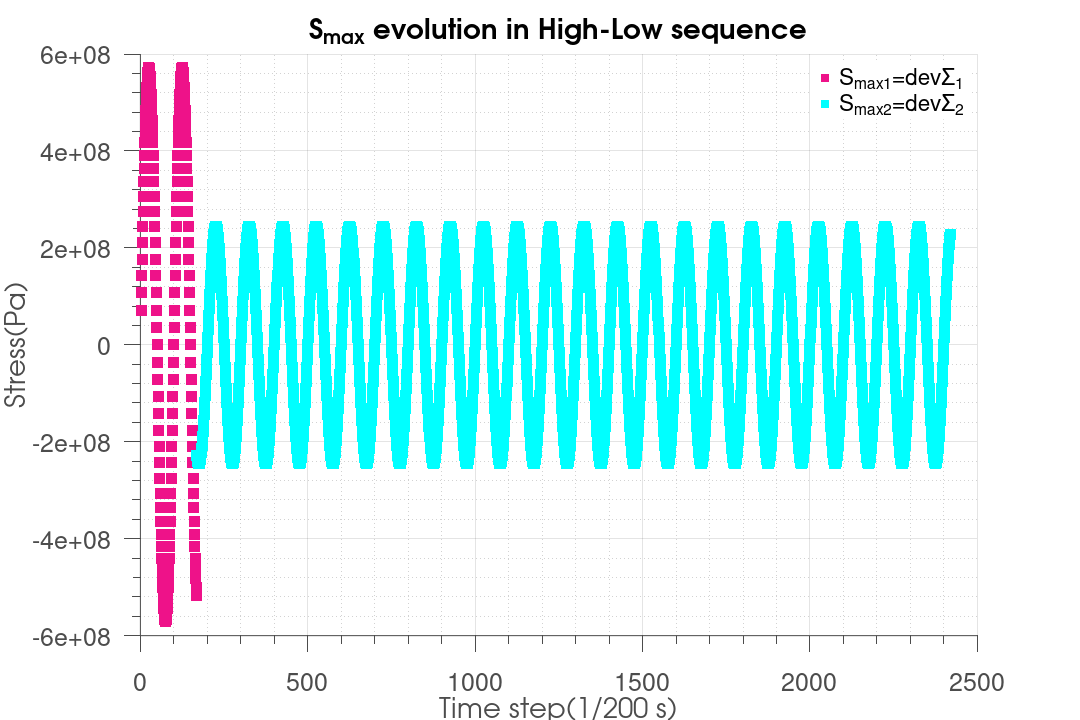
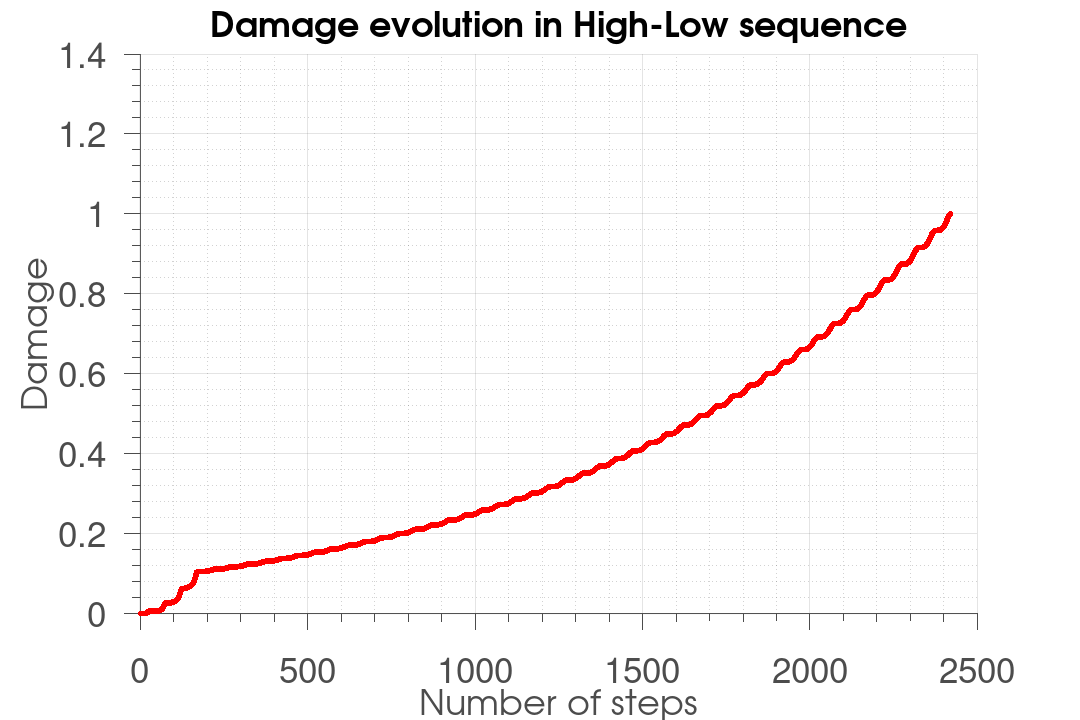

These charts were generated, in order, by the following MATLAB code:
% Program to get the Gauss-Legendre Quadrature results (Vectorized)
clear;clc;close all;

dbstop if error
format long e

[x]= [0.999305042	0.996340117	0.991013371	0.983336254	0.973326828	0.9610088	0.946411375	0.929569172	0.910522137...
    0.889315446	0.865999398	0.840629296	0.813265315	0.783972359	0.752819907	0.71988185	0.685236313	0.648965471...
    0.611155355	0.571895646	0.531279464	0.489403146	0.446366017	0.402270158	0.357220158	0.311322872	0.264687162...
    0.217423644	0.16964442	0.121462819	0.072993122	0.024350293	-0.024350293	-0.072993122	-0.121462819	-0.16964442...
    -0.217423644	-0.264687162	-0.311322872	-0.357220158	-0.402270158	-0.446366017	-0.489403146	-0.531279464...
    -0.571895646	-0.611155355	-0.648965471	-0.685236313	-0.71988185	-0.752819907	-0.783972359	-0.813265315...
    -0.840629296	-0.865999398	-0.889315446	-0.910522137	-0.929569172	-0.946411375	-0.9610088	-0.973326828...
    -0.983336254	-0.991013371	-0.996340117	-0.999305042];
[weight]=[0.001783281	0.004147033	0.006504458	0.00884676	0.011168139	0.013463048	0.01572603	0.017951716	0.020134823...
    0.022270174	0.024352703	0.02637747	0.028339673	0.030234657	0.032057928	0.033805162	0.035472213	0.037055129	0.038550153...
    0.039953741	0.041262563	0.042473515	0.043583725	0.044590558	0.045491628	0.046284797	0.046968183	0.047540166	0.047999389...
    0.048344762	0.048575467	0.048690957	0.048690957	0.048575467	0.048344762	0.047999389	0.047540166	0.046968183	0.046284797...
    0.045491628	0.044590558	0.043583725	0.042473515	0.041262563	0.039953741	0.038550153	0.037055129	0.035472213	0.033805162...
    0.032057928	0.030234657	0.028339673	0.02637747	0.024352703	0.022270174	0.020134823	0.017951716	0.01572603	0.013463048...
    0.011168139	0.00884676	0.006504458	0.004147033	0.001783281];
% [x]=xlsread('Gauss-Legendre Quadrature','Sheet1','b1:z1');
% [weight]=xlsread('Gauss-Legendre Quadrature','Sheet1','b2:z2');

E=191e9;               %Young's modulus
nu=0.38;                 %poisson's ratio
k=1e9;                  %hardening parameter
b=1.1;                      %weakening scales distribution exponent (between 1 and 2)
y=1080e6;            %macroscopic yield stress
sigu=1200e6;             %ultimite stress
load1=7e8;            %cyclic load
load2=3e8;            %cyclic load
stepnumber=100;        %devide one cycle in 200 parts
f=50;                            %frequency of load
steptime=1/f/stepnumber;
W0=7e5;             %dissipated energy to failure per unit volume
a=0.7;                  %sensitivity of sequence effect
%---------------------3 Numerical method-----------------------------
D= 1e-16; 
n=1;       %initial recording point
%---------------------to get the the first Sb-----------------------------

stress11=load1*sind(n*360/stepnumber);
m=1/3*sum(stress11+0+0);
dev1=[stress11 0 0 ;0 0 0 ;0 0 0 ]-m*diag([1,1,1]);
dev11=dev1(1,1); dev12=dev1(1,3); dev13=dev1(1,3);
dev21=dev1(2,1); dev22=dev1(2,2); dev23=dev1(2,3);
dev31=dev1(3,1); dev32=dev1(3,2); dev33=dev1(3,3);
Smax(1)=norm(dev1,'fro');
s= (x/2+1/2).^(1/(1-b)); %1*25

trial11=dev11; trial12=dev12; trial13=dev13;
trial21=dev21; trial22=dev22; trial23=dev23;
trial31=dev31; trial32=dev32; trial33=dev33;

normtrial(1)=norm([trial11, trial12, trial13; trial21, trial22, trial23;trial31, trial32, trial33],'fro');
yield=y;
eta=bsxfun(@minus,bsxfun(@times,normtrial(1)/yield,s),1); %compare normtrial with yield/s 
eta(eta<0)=0; %only keep normtrials which are larger than yield/s 

Sb11=bsxfun(@rdivide,trial11,bsxfun(@plus,eta,1));Sb12=bsxfun(@rdivide,trial12,bsxfun(@plus,eta,1));Sb13=bsxfun(@rdivide,trial13,bsxfun(@plus,eta,1));
Sb21=bsxfun(@rdivide,trial21,bsxfun(@plus,eta,1));Sb22=bsxfun(@rdivide,trial22,bsxfun(@plus,eta,1));Sb23=bsxfun(@rdivide,trial23,bsxfun(@plus,eta,1));
Sb31=bsxfun(@rdivide,trial31,bsxfun(@plus,eta,1));Sb32=bsxfun(@rdivide,trial32,bsxfun(@plus,eta,1));Sb33=bsxfun(@rdivide,trial33,bsxfun(@plus,eta,1));
%1*25 for each Sb element
Sbtensor=[Sb11; Sb12; Sb13; Sb21; Sb22; Sb23;Sb31; Sb32; Sb33];
normSb=sqrt(sum(Sbtensor.^2)); %sum(a) sums all the colume

% existsOnGPU(normSb)
Ws=(bsxfun(@minus,normtrial,bsxfun(@rdivide, yield,s))<=0).*...
    (0)+...
    (bsxfun(@minus,normtrial,bsxfun(@rdivide, yield,s))>0).*...
    ((E-k)*(1+nu)*(2*E*(E+k*nu))^-1*bsxfun(@times,weight,bsxfun(@rdivide,bsxfun(@times,bsxfun(@minus,normtrial,bsxfun(@rdivide, yield,s)),yield),s)));

W= sum(Ws);

sequence=((Smax*yield^-1)*(1-Smax*yield^-1)^-1)^b;
sequence(sequence<0)=0;
alp=1-a*sequence;
D(1)=D(1)+D(1)^alp*W/W0;
tic;
while D(n)<0.1
    stress11=load1*sind(n*360/stepnumber);
    m=1/3*sum(stress11+0+0);
    dev1=[stress11 0 0 ;0 0 0 ;0 0 0 ]-m*diag([1,1,1]);
    dev11=dev1(1,1); dev12=dev1(1,2); dev13=dev1(1,3);
    dev21=dev1(2,1); dev22=dev1(2,2); dev23=dev1(2,3);
    dev31=dev1(3,1); dev32=dev1(3,2); dev33=dev1(3,3);
        
    stress11=load1*sind((n+1)*360/stepnumber);
    m=1/3*sum(stress11+0+0);
    devn=[stress11 0 0;0 0 0;0 0 0]-m*diag([1,1,1]);
    dev11g=devn(1,1); dev12g=devn(1,2); dev13g=devn(1,3);
    dev21g=devn(2,1); dev22g=devn(2,2); dev23g=devn(2,3);
    dev31g=devn(3,1); dev32g=devn(3,2); dev33g=devn(3,3);
    Smax(n+1)=norm(devn,'fro');
    
    trial11=bsxfun(@plus,Sb11,(dev11g-dev11)); trial12=bsxfun(@plus,Sb12,(dev12g-dev12));trial13=bsxfun(@plus,Sb13,(dev13g-dev13));
    trial21=bsxfun(@plus,Sb21,(dev21g-dev21)); trial22=bsxfun(@plus,Sb22,(dev22g-dev22));trial23=bsxfun(@plus,Sb23,(dev23g-dev23));
    trial31=bsxfun(@plus,Sb31,(dev31g-dev31)); trial32=bsxfun(@plus,Sb32,(dev32g-dev32));trial33=bsxfun(@plus,Sb33,(dev33g-dev33));
    trialtensor=[trial11; trial12; trial13; trial21; trial22; trial23;trial31; trial32; trial33];
    normtrial=sqrt(sum(trialtensor.^2));
    %     yield=y*(1-0.9*D(n))^delta;% yield function evolve with damage D
    yield=y;
    eta=bsxfun(@minus,bsxfun(@times,normtrial/yield,s),1); %1*25
    eta(eta<0)=0;
    
    Sb11=bsxfun(@rdivide,trial11,bsxfun(@plus,eta,1));Sb12=bsxfun(@rdivide,trial12,bsxfun(@plus,eta,1));Sb13=bsxfun(@rdivide,trial13,bsxfun(@plus,eta,1));
    Sb21=bsxfun(@rdivide,trial21,bsxfun(@plus,eta,1));Sb22=bsxfun(@rdivide,trial22,bsxfun(@plus,eta,1));Sb23=bsxfun(@rdivide,trial23,bsxfun(@plus,eta,1));
    Sb31=bsxfun(@rdivide,trial31,bsxfun(@plus,eta,1));Sb32=bsxfun(@rdivide,trial32,bsxfun(@plus,eta,1));Sb33=bsxfun(@rdivide,trial33,bsxfun(@plus,eta,1));
    %1*25 for each Sb element
    Sbtensor=[Sb11; Sb12; Sb13; Sb21; Sb22; Sb23;Sb31; Sb32; Sb33];
normSb=sqrt(sum(Sbtensor.^2)); %sum(a) sums all the colume

    Ws=(bsxfun(@minus,normtrial,bsxfun(@rdivide, yield,s))<=0).*...
        (0)+...
        (bsxfun(@minus,normtrial,bsxfun(@rdivide, yield,s))>0).*...
        ((E-k)*(1+nu)*(2*E*(E+k*nu))^-1*bsxfun(@times,weight,bsxfun(@rdivide,bsxfun(@times,bsxfun(@minus,normtrial,bsxfun(@rdivide, yield,s)),yield),s)));
    
    W= sum(Ws);
sequence=((Smax(n+1).*yield.^-1).*(1-Smax(n+1)*yield.^-1).^-1).^b;
sequence(sequence<0)=0;
alp=1-a*sequence;
D(n+1)=D(n)+D(n)^alp*W/W0;
   
    figure(1);
        hold on;
%         yield1=plot (n+1,yield*s(33).^-1, 'LineStyle', 'none','LineWidth', 1, 'Marker', 'o', 'MarkerSize', 8, ...
%             'MarkerEdgeColor',  'none', 'MarkerFaceColor' , 'c');
%         Trial1=plot (n+1,sign(trial11(33))*normtrial(33),'LineStyle', 'none','LineWidth', 1,'Marker', '^', 'MarkerSize', 10, ...
%             'MarkerEdgeColor','r', 'MarkerFaceColor','r');
%         Sb1=plot (n+1,sign(Sb11(33))*normSb(33),'LineStyle', 'none','LineWidth', 1,'Marker', 'v', 'MarkerSize', 10, ...
%             'MarkerEdgeColor','g', 'MarkerFaceColor','g');
       Smax1=plot (n+1,sign(sind((n+1)*360/stepnumber))*Smax(n+1),'LineStyle', 'none','LineWidth', 1,'Marker', 's', 'MarkerSize', 11, ...
           'MarkerEdgeColor','none', 'MarkerFaceColor',[238 18 137]/255);
% 		palpha1=plot (n+1,alp,'LineStyle', 'none','LineWidth', 1,'Marker', 'o', 'MarkerSize', 11, ...
%             'MarkerEdgeColor','none', 'MarkerFaceColor',[238 18 137]/255);	
%         yield8=plot (n+1,yield*s(40).^-1,'LineStyle', 'none','LineWidth', 1,'Marker', 'o', 'MarkerSize', 8, ...
%             'MarkerEdgeColor', 'none', 'MarkerFaceColor', 'b');
%                 yield8n=plot (n+1,-yield*s(40).^-1,'LineStyle', 'none','LineWidth', 1,'Marker', 'o', 'MarkerSize', 8, ...
%             'MarkerEdgeColor', 'none', 'MarkerFaceColor', 'b');
%         Trial8=plot (n+1,sign(trial11(40))*normtrial(40),'LineStyle', 'none','LineWidth', 1,'Marker', '^', 'MarkerSize', 10, ...
%             'MarkerEdgeColor', [1 0.5 0], 'MarkerFaceColor',[1 0.5 0]);
%         Sb8=plot (n+1,sign(Sb11(40))*normSb(40),'LineStyle', 'none','LineWidth', 1,'Marker', 'v', 'MarkerSize', 10, ...
%             'MarkerEdgeColor','k', 'MarkerFaceColor','k');
        
    n=n+1;
end
while D(n)<1
    stress11=load2*sind(n*360/stepnumber);
    m=1/3*sum(stress11+0+0);
    dev1=[stress11 0 0 ;0 0 0 ;0 0 0 ]-m*diag([1,1,1]);
    dev11=dev1(1,1); dev12=dev1(1,2); dev13=dev1(1,3);
    dev21=dev1(2,1); dev22=dev1(2,2); dev23=dev1(2,3);
    dev31=dev1(3,1); dev32=dev1(3,2); dev33=dev1(3,3);
        
    stress11=load2*sind((n+1)*360/stepnumber);
    m=1/3*sum(stress11+0+0);
    devn=[stress11 0 0;0 0 0;0 0 0]-m*diag([1,1,1]);
    dev11g=devn(1,1); dev12g=devn(1,2); dev13g=devn(1,3);
    dev21g=devn(2,1); dev22g=devn(2,2); dev23g=devn(2,3);
    dev31g=devn(3,1); dev32g=devn(3,2); dev33g=devn(3,3);
    Smax(n+1)=norm(devn,'fro');
    
    trial11=bsxfun(@plus,Sb11,(dev11g-dev11)); trial12=bsxfun(@plus,Sb12,(dev12g-dev12));trial13=bsxfun(@plus,Sb13,(dev13g-dev13));
    trial21=bsxfun(@plus,Sb21,(dev21g-dev21)); trial22=bsxfun(@plus,Sb22,(dev22g-dev22));trial23=bsxfun(@plus,Sb23,(dev23g-dev23));
    trial31=bsxfun(@plus,Sb31,(dev31g-dev31)); trial32=bsxfun(@plus,Sb32,(dev32g-dev32));trial33=bsxfun(@plus,Sb33,(dev33g-dev33));
    trialtensor=[trial11; trial12; trial13; trial21; trial22; trial23;trial31; trial32; trial33];
    normtrial=sqrt(sum(trialtensor.^2));
    %     yield=y*(1-0.9*D(n))^delta;% yield function evolve with damage D
    yield=y;
    eta=bsxfun(@minus,bsxfun(@times,normtrial/yield,s),1); %1*25
    eta(eta<0)=0;
    
    Sb11=bsxfun(@rdivide,trial11,bsxfun(@plus,eta,1));Sb12=bsxfun(@rdivide,trial12,bsxfun(@plus,eta,1));Sb13=bsxfun(@rdivide,trial13,bsxfun(@plus,eta,1));
    Sb21=bsxfun(@rdivide,trial21,bsxfun(@plus,eta,1));Sb22=bsxfun(@rdivide,trial22,bsxfun(@plus,eta,1));Sb23=bsxfun(@rdivide,trial23,bsxfun(@plus,eta,1));
    Sb31=bsxfun(@rdivide,trial31,bsxfun(@plus,eta,1));Sb32=bsxfun(@rdivide,trial32,bsxfun(@plus,eta,1));Sb33=bsxfun(@rdivide,trial33,bsxfun(@plus,eta,1));
    %1*25 for each Sb element
    Sbtensor=[Sb11; Sb12; Sb13; Sb21; Sb22; Sb23;Sb31; Sb32; Sb33];
normSb=sqrt(sum(Sbtensor.^2)); %sum(a) sums all the colume

    Ws=(bsxfun(@minus,normtrial,bsxfun(@rdivide, yield,s))<=0).*...
        (0)+...
        (bsxfun(@minus,normtrial,bsxfun(@rdivide, yield,s))>0).*...
        ((E-k)*(1+nu)*(2*E*(E+k*nu))^-1*bsxfun(@times,weight,bsxfun(@rdivide,bsxfun(@times,bsxfun(@minus,normtrial,bsxfun(@rdivide, yield,s)),yield),s)));
    
    W= sum(Ws);
sequence=((Smax(n+1).*yield.^-1).*(1-Smax(n+1)*yield.^-1).^-1).^b;
sequence(sequence<0)=0;
alp=1-a*sequence;
D(n+1)=D(n)+D(n)^alp*W/W0;
 
%         yield1=plot (n+1,yield*s(33).^-1, 'LineStyle', 'none','LineWidth', 1, 'Marker', 'o', 'MarkerSize', 8, ...
%             'MarkerEdgeColor',  'none', 'MarkerFaceColor' , 'c');
%         Trial1=plot (n+1,sign(trial11(33))*normtrial(33),'LineStyle', 'none','LineWidth', 1,'Marker', '^', 'MarkerSize', 10, ...
%             'MarkerEdgeColor','r', 'MarkerFaceColor','r');
%         Sb1=plot (n+1,sign(Sb11(33))*normSb(33),'LineStyle', 'none','LineWidth', 1,'Marker', 'v', 'MarkerSize', 10, ...
%             'MarkerEdgeColor','g', 'MarkerFaceColor','g');
       Smax2=plot (n+1,sign(sind((n+1)*360/stepnumber))*Smax(n+1),'LineStyle', 'none','LineWidth', 1,'Marker', 's', 'MarkerSize', 11, ...
           'MarkerEdgeColor','none', 'MarkerFaceColor','c');
% palpha2=plot (n+1,alp,'LineStyle', 'none','LineWidth', 1,'Marker', 'o', 'MarkerSize', 11, ...
%             'MarkerEdgeColor','none', 'MarkerFaceColor','c');
%         yield8=plot (n+1,yield*s(40).^-1,'LineStyle', 'none','LineWidth', 1,'Marker', 'o', 'MarkerSize', 8, ...
%             'MarkerEdgeColor', 'none', 'MarkerFaceColor', 'b');
%                 yield8n=plot (n+1,-yield*s(40).^-1,'LineStyle', 'none','LineWidth', 1,'Marker', 'o', 'MarkerSize', 8, ...
%             'MarkerEdgeColor', 'none', 'MarkerFaceColor', 'b');
%         Trial8=plot (n+1,sign(trial11(40))*normtrial(40),'LineStyle', 'none','LineWidth', 1,'Marker', '^', 'MarkerSize', 10, ...
%             'MarkerEdgeColor', [1 0.5 0], 'MarkerFaceColor',[1 0.5 0]);
%         Sb8=plot (n+1,sign(Sb11(40))*normSb(40),'LineStyle', 'none','LineWidth', 1,'Marker', 'v', 'MarkerSize', 10, ...
%             'MarkerEdgeColor','k', 'MarkerFaceColor','k');
        
    n=n+1;
end
toc;
n
t=n/stepnumber*1/f;
disp(['Time to failure is ' num2str(t) ' s.']);
Nf=n*stepnumber^-1;
disp(['Cycles to failure is ' num2str(Nf) ' cycles.']);
% 
% %---------------------In loop stress plot settings-----------------------------
grid on;
grid minor;
set(gca ,'FontSize',35);
hXLabel = xlabel('Time step(1/200 s)' ,'Fontsize' ,35);
hYLabel = ylabel('Stress(Pa)', 'Fontsize' ,35);
hTitle = title('S_{max} evolution in High-Low sequence' ,'Fontsize' ,35);
set(hTitle, 'FontSize', 35, 'FontWeight' , 'bold')
hLegend=legend([Smax1,Smax2],'S_{max1}=dev\Sigma_1','S_{max2}=dev\Sigma_2','Location','Best');
set([hLegend, gca], 'FontSize', 25)
set(hLegend,'Box','on');
set(hLegend,'EdgeColor',[1 1 1]); %set the edge colour of the legend to white 
% Adjust font
set(gca, 'FontName', 'Helvetica')
set([hTitle, hXLabel, hYLabel], 'FontName', 'AvantGarde')
% Adjust axes properties
set(gca, 'Box', 'off', 'TickDir', 'out', 'TickLength', [.02 .02], ...
    'XMinorTick', 'on', 'YMinorTick', 'on', 'YGrid', 'on', ...
    'XColor', [.3 .3 .3], 'YColor', [.3 .3 .3], ...
    'LineWidth', 1)
set(gcf,'color','w'); %set figure background transparent
set(gca,'color','w'); %set axis transparent
% Maximize print figure
set(gcf,'outerposition',get(0,'screensize'));
set(gcf, 'PaperPositionMode', 'manual');
set(gcf, 'PaperUnits', 'points'); %[ {inches} | centimeters | normalized | points ]
set(gcf, 'PaperPosition', [0 0 1080 720]); %set(gcf,'PaperPosition',[left,bottom,width,height])
% 
% % %---------------------In loop alpha plot settings-----------------------------
% grid on;
% grid minor;
% set(gca ,'FontSize',35);
% hXLabel = xlabel('Time step(1/200 s)' ,'Fontsize' ,35);
% hYLabel = ylabel('\alpha', 'Fontsize' ,35);
% hTitle = title('\alpha evolution in High-Low sequence' ,'Fontsize' ,35);
% set(hTitle, 'FontSize', 35, 'FontWeight' , 'bold')
% hLegend=legend([palpha1,palpha2],'\alpha_1 with high load','\alpha_2 with low load','Location','Best');
% set([hLegend, gca], 'FontSize', 25)
% set(hLegend,'Box','on');
% set(hLegend,'EdgeColor',[1 1 1]); %set the edge colour of the legend to white 
% % Adjust font
% set(gca, 'FontName', 'Helvetica')
% set([hTitle, hXLabel, hYLabel], 'FontName', 'AvantGarde')
% % Adjust axes properties
% set(gca, 'Box', 'off', 'TickDir', 'out', 'TickLength', [.02 .02], ...
%     'XMinorTick', 'on', 'YMinorTick', 'on', 'YGrid', 'on', ...
%     'XColor', [.3 .3 .3], 'YColor', [.3 .3 .3], ...
%     'LineWidth', 1)
% set(gcf,'color','w'); %set figure background transparent
% set(gca,'color','w'); %set axis transparent
% % Maximize print figure
% set(gcf,'outerposition',get(0,'screensize'));
% set(gcf, 'PaperPositionMode', 'manual');
% set(gcf, 'PaperUnits', 'points'); %[ {inches} | centimeters | normalized | points ]
% set(gcf, 'PaperPosition', [0 0 1080 720]); %set(gcf,'PaperPosition',[left,bottom,width,height])
% % 
% %---------------------Damage evolution-----------------------------
figure(2);
DamageN=plot ((1:n),D(1:n),'LineStyle', 'none','LineWidth', 1, 'Marker', 'o', 'MarkerSize', 6, ...
    'MarkerEdgeColor',  'none', 'MarkerFaceColor' , 'r');
grid on;
grid minor;
set(gca ,'FontSize',35);
hTitle = title('Damage evolution in High-Low sequence' ,'Fontsize' ,35);
hXLabel = xlabel('Number of steps' ,'Fontsize' ,35);
hYLabel = ylabel('Damage', 'Fontsize' ,35);
% Adjust font
set(gca, 'FontName', 'Helvetica')
set([hTitle, hXLabel, hYLabel], 'FontName', 'AvantGarde')
% Adjust axes properties
set(gca, 'Box', 'off', 'TickDir', 'out', 'TickLength', [.02 .02], ...
    'XMinorTick', 'on', 'YMinorTick', 'on', 'YGrid', 'on', ...
    'XColor', [.3 .3 .3], 'YColor', [.3 .3 .3], ...
    'LineWidth', 1)
set(gcf,'color','w'); %set figure background transparent
set(gca,'color','w'); %set axis transparent
% Maximize print figure
set(gcf,'outerposition',get(0,'screensize'));
set(gcf, 'PaperPositionMode', 'manual');
set(gcf, 'PaperUnits', 'points'); %[ {inches} | centimeters | normalized | points ]
set(gcf, 'PaperPosition', [0 0 1080 720]); %set(gcf,'PaperPosition',[left,bottom,width,height])

% saveas(gcf,'F:\Git\Anew\figures\high-low-alp.png');
figure(1);
saveas(gcf,'F:\Git\Anew\figures\high-low-Smax.png');
figure(2);
saveas(gcf,'F:\Git\Anew\figures\high-low-D.png');
